Frame 1 (no input): blank canvas, image omitted
Frame 60 (no input): blank canvas, image omitted
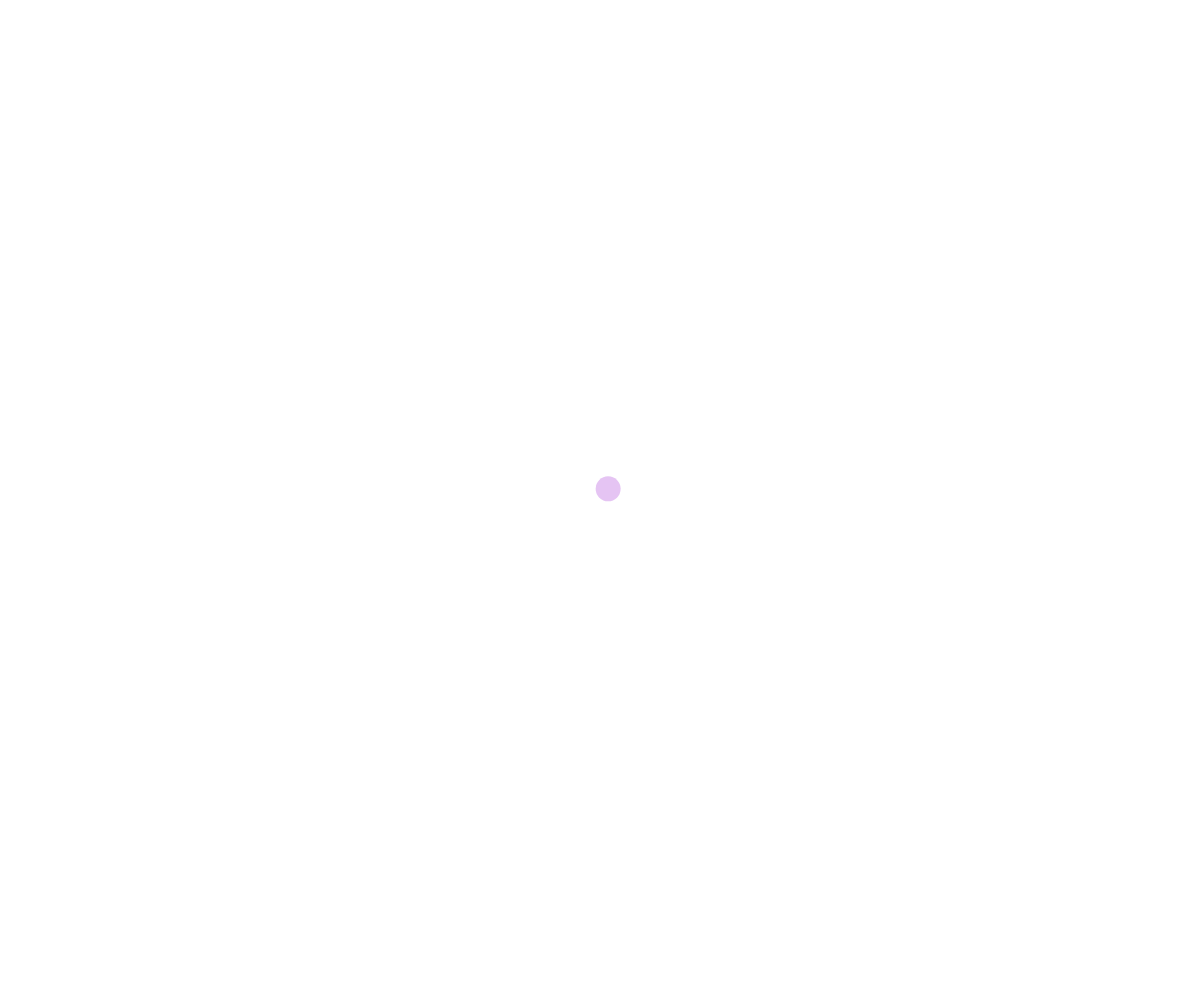
Frame 120 (the mouse pressed at the canvas centre since frame 60)

The p5.js sketch whose frames 1 and 60 were blank and that drew this single picture after the mouse press (run headless with seeded random() and noise() and a simulated clock; from frame 60 on, the mouse is pressed at the canvas centre):

// p5.js sketch
// ── sketch.js
// 最終課題を制作しよう
let people;
let r, g, b

function setup() {
  createCanvas(windowWidth, windowHeight);
  people = [];

}

function draw() {
  const tyusinx = width / 2;
  const tyusiny = height / 2;
  //background(167, 181, 194);
  background(255);
  noStroke();


  for (let i = 0; i < people.length; i++) {
    let t = people[i];

    fill(t.color);
    ellipse(t.x, t.y, t.size);
    t.x += t.vx;
    t.y += t.vy;
    let kyori = dist(tyusinx, tyusiny, t.x, t.y);
    let d = random(200, 900);
    if (!t.returning && kyori > 300) {
      t.returning = true;

    }
    if (t.returning) {
      let dx = tyusinx - t.x;
      let dy = tyusiny - t.y;
      let speed = 0.8;
      t.vx = dx * speed / kyori;
      t.vy = dy * speed / kyori;
      grow(t, 1);
      if (kyori < 25) {
        t.vx = 0
        t.vy = 0
        t.returningDone = true
      }
      if (t.returningDone) {
        if (t.size < 100) {//400
          t.size += 0.5;
        }
        if (t.alpha < 255) {
          if (r + g + b < 400) {
            t.alpha -= 0.5;
          }
          else {
            t.alpha -= 0.15;
          }
        }
        t.color = color(red(t.color), green(t.color), blue(t.color), t.alpha);
      }


    }

  }



  if (frameCount % 100 === 0) {//110
    let dx = random(-1, 1)
    let dy = random(-1, 1)
    // constrain(dx, low, high)
    // constrain(dy, low, high)
    const c = {
      x: tyusinx, y: tyusiny, vx: dx, vy: dy, size: 25, returning: false,
      color: color(r = random(80, 255), g = random(100, 255), b = random(150, 255), 150),
      returningDone: false, alpha: 100, growsize: random(25, 70),
    }
    people.push(c);

  }
}

function windowResized() {
  resizeCanvas(windowWidth, windowHeight);
}

function grow(t, growspeed) {
  if (t.size < t.growsize) {
    t.size += growspeed
  }
}
